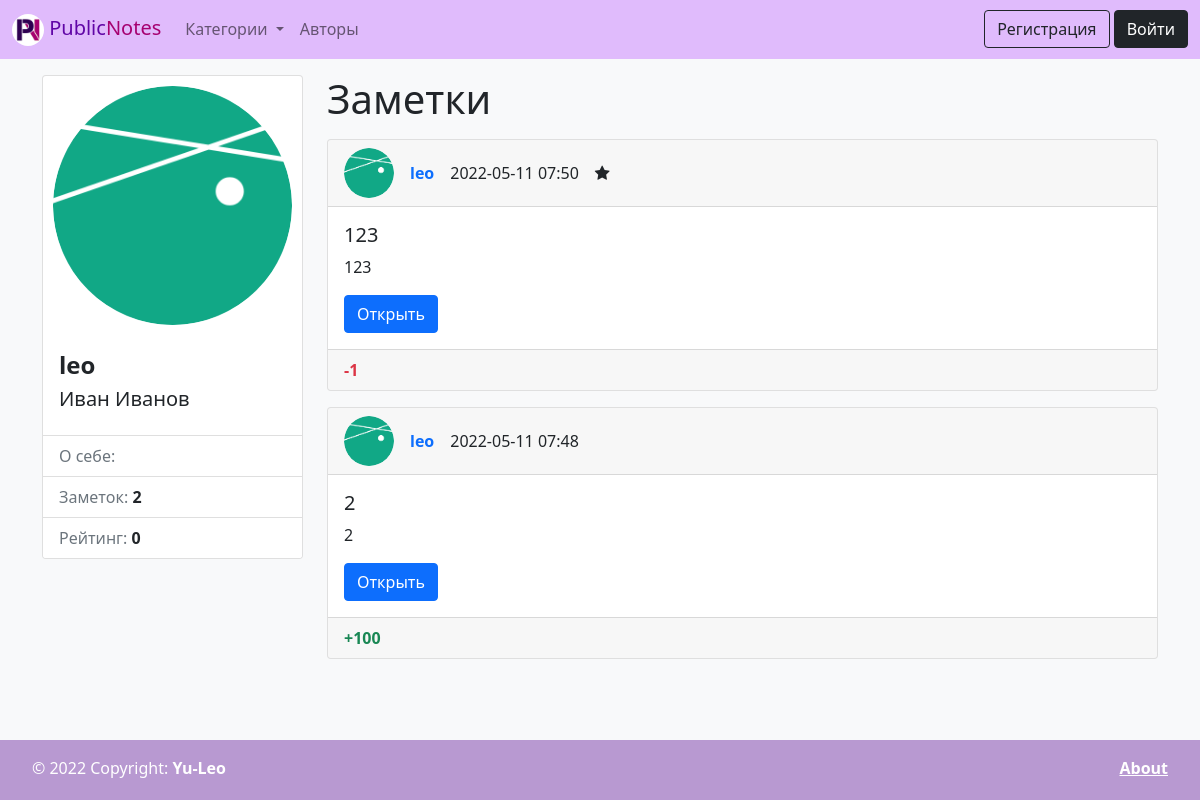
The page /author/2 on the database its author committed.
### wall/models.py (models this page shows)
class User(AbstractUser):
    photo = models.ImageField(upload_to='photos/%Y/%m/%d/', verbose_name='Аватарка', blank=True)
    rating = models.IntegerField(verbose_name='Рейтинг', default=0)
    bio = models.TextField(verbose_name='О себе', blank=True)
    def get_absolute_url(self):
        return reverse('author', kwargs={"pk": self.pk})

class Note(models.Model):
    title = models.CharField(max_length=150, verbose_name='Название')
    content = models.TextField(verbose_name='Текст', blank=True)
    created_at = models.DateTimeField(auto_now_add=True, verbose_name='Дата создания')
    rating = models.IntegerField(verbose_name='Рейтинг', default=0)
    stared = models.BooleanField(verbose_name='Важная', default=False)
    author = models.ForeignKey(
        settings.AUTH_USER_MODEL,
        on_delete=models.PROTECT,
        verbose_name='Автор',
        null=True,
        blank=True,
    )
    category = models.ForeignKey('Category', on_delete=models.PROTECT, verbose_name='Категория', null=True, blank=True)
    def get_absolute_url(self):
        return reverse('note', kwargs={"pk": self.pk})
    class Meta:
        verbose_name = 'Заметка'
        verbose_name_plural = 'Заметки'
        ordering = ['-created_at', 'title']

### wall/views.py (the view)
# urls.py: path('author/<int:pk>', ViewAuthor.as_view(), name='author'),
class ViewAuthor(DetailView):
    model = User
    template_name = 'wall/author.html'
    context_object_name = 'author'
    def get_context_data(self, *, object_list=None, **kwargs):
        context = super(ViewAuthor, self).get_context_data(**kwargs)
        context['page_obj'] = Note.objects.filter(author=self.kwargs['pk'])
        return context

### wall/templatetags/wall_tags.py (called while the page is built)
@register.simple_tag
def get_categories():
    return Category.objects.annotate(cnt=Count('note')).order_by('-cnt', 'title')

@register.simple_tag
def get_notes_count_for_author(author):
    return Note.objects.filter(author=author).count()

### wall/templates/wall/author.html (shortened to what this page needs)
{% extends 'base.html' %}
{% load wall_tags %}
{% block sidebar %}
<div class="card">
    <img src="{% if author.photo %}
                {{ author.photo.url }}
                {% else %}
                {% load static %}
                {% endif %}" alt="..."
         style="border-radius: 50%; padding: 10px;">
    <div class="card-body">
        <h4 class="card-title"><span class="fw-bold">{{ author.username }}</span></h4>
        <h5><span class="fw-light">
            {% if author.first_name %}
            {{ author.first_name }}
            {% endif %}
            {% if author.last_name %}
            {{ author.last_name }}
            {% endif %}</span></h5>
    </div>
    <ul class="list-group list-group-flush">
        <li class="list-group-item">
            <p class="card-text"><span class="text-secondary"> О себе: </span>{{author.bio}}</p>
        </li>
        <li class="list-group-item"><span class="text-secondary">Заметок: </span><span class="fw-bold">
                        {% get_notes_count_for_author author %} </span></li>
        <li class="list-group-item"><span class="text-secondary">Рейтинг: </span><span class="
                        {% if item.rating > 0 %}
                        text-success
                        {% elif item.rating < 0 %}
                        text-danger
                        {% else %}
                        {% endif %}
                        fw-bold"> {{ author.rating }}
                    </span>
        </li>
    </ul>
</div>
{% endblock %}
{% block content_title %}
<div class="hstack gap-3">
    <h1 class="mb-3">Заметки</h1>
</div>
{% endblock %}
{% block content %}
{% include 'wall/inc/_notes_list.html'%}
{% endblock %}

### wall/templates/wall/inc/_notes_list.html (shortened to what this page needs)
{% for item in page_obj %}
<div class="card mb-3">
    <div class="card-header">
        <div class="hstack gap-3">
            <div class="">
                <img src="{% if item.author.photo %}
                {{ item.author.photo.url }}
                {% else %}
                {% load static %}
                {% endif %}" alt="..." width="50" height="50"
                     style="border-radius: 25px;">
            </div>
            <div class="fw-bold">
                {% if item.author %}
                <a href="{{ item.author.get_absolute_url }}" class="text-decoration-none">{{ item.author.username }}</a>
                {% else %}
                Аноним
                {% endif %}
            </div>
            <div class="fw-light">{{ item.created_at|date:"Y-m-d H:i" }}</div>
            <div class="">
                {% if item.stared %}
                <i class="fa fa-star"></i>
                {% endif %}
            </div>
        </div>
    </div>
    <div class="card-body">
        <h5 class="card-title">{{ item.title|truncatewords:10 }}</h5>
        <p class="card-text">{{ item.content|truncatewords:30 }}</p>
        <a href="{{ item.get_absolute_url }}" class="btn btn-primary">Открыть</a>
    </div>
    <div class="card-footer"
         style="{% if item.category.color %}background-color: #{{item.category.color}}{% endif %}">
        <div class="hstack gap-3">
            {% if item.rating > 0 %}
            <div class="text-success fw-bold">+{{item.rating}}</div>
            {% elif item.rating < 0 %}
            <div class="text-danger fw-bold">{{item.rating}}</div>
            {% else %}
            <div class="fw-bold">{{item.rating}}</div>
            {% endif %}
        </div>
    </div>
</div>
{% endfor %}

### wall/static/wall/css/style.css (style rules this page uses)
html { position: relative; min-height: 100%; }
body { margin-bottom: 60px; }

### rows shown on the page
User: photo (picture), username "leo", first_name "Иван", last_name "Иванов", id "2", rating "0"
Note: author.photo (picture), author.username "leo", created_at "2022-05-11 07:50", stared True (drawn), title "123", content "123", rating "-1"
Note: author.photo (picture), author.username "leo", created_at "2022-05-11 07:48", title "2", content "2", rating "100"
